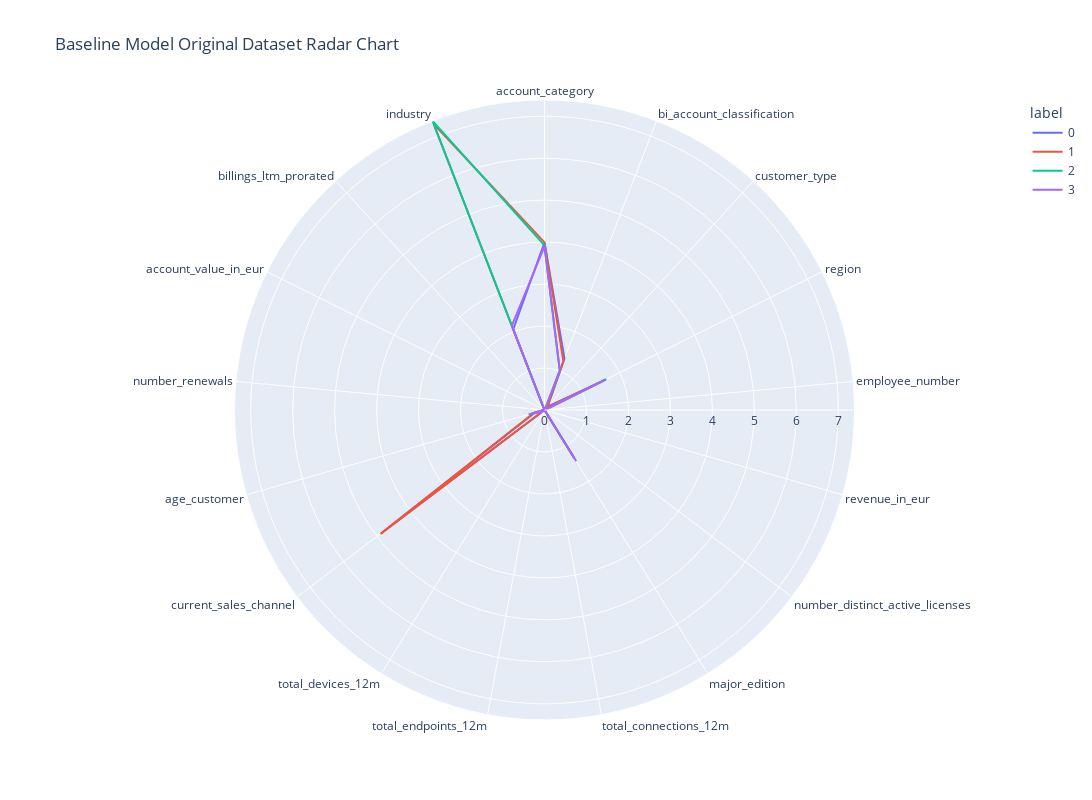

The notebook cell this image was saved under:
### Code cell
clusters=pd.DataFrame(features, columns=features_df.columns)
clusters['label']=kmeans.labels_
polar=clusters.groupby("label").mean().reset_index()
polar=pd.melt(polar,id_vars=["label"])
fig = px.line_polar(polar, r="value", theta="variable", color="label", 
                    line_close=True,
                    height=800,
                    width=1200, 
                    title="Baseline Model Original Dataset Radar Chart")
fig.show()

### Figure 1 — Plotly figure (JSON) as saved in the notebook; plotly's stock layout.template omitted (floating-point values rounded to 4 significant figures)
{"data": [{"hovertemplate": "label=0<br>value=%{r}<br>variable=%{theta}<extra></extra>", "legendgroup": "0", "line": {"color": "#636efa", "dash": "solid"}, "marker": {"symbol": "circle"}, "mode": "lines", "name": "0", "r": [3.991, 1.317, 0.1117, 1.625, 0.0007125, 0.0003831, 0.002442, 1.324, 0.0008004, 0.001052, 0.0009165, 4.872, 0.2525, 0.01655, 0.001445, 0.001009, 2.062, 3.991], "showlegend": true, "subplot": "polar", "theta": ["account_category", "bi_account_classification", "customer_type", "region", "employee_number", "revenue_in_eur", "number_distinct_active_licenses", "major_edition", "total_connections_12m", "total_endpoints_12m", "total_devices_12m", "current_sales_channel", "age_customer", "number_renewals", "account_value_in_eur", "billings_ltm_prorated", "industry", "account_category"], "type": "scatterpolar"}, {"hovertemplate": "label=1<br>value=%{r}<br>variable=%{theta}<extra></extra>", "legendgroup": "1", "line": {"color": "#EF553B", "dash": "solid"}, "marker": {"symbol": "circle"}, "mode": "lines", "name": "1", "r": [3.994, 1.244, 0.0943, 1.572, 0.0004318, 0.0002391, 0.002593, 1.332, 0.000838, 0.001284, 0.0008987, 4.895, 0.2615, 0.01664, 0.00143, 0.0009667, 7.307, 3.994], "showlegend": true, "subplot": "polar", "theta": ["account_category", "bi_account_classification", "customer_type", "region", "employee_number", "revenue_in_eur", "number_distinct_active_licenses", "major_edition", "total_connections_12m", "total_endpoints_12m", "total_devices_12m", "current_sales_channel", "age_customer", "number_renewals", "account_value_in_eur", "billings_ltm_prorated", "industry", "account_category"], "type": "scatterpolar"}, {"hovertemplate": "label=2<br>value=%{r}<br>variable=%{theta}<extra></extra>", "legendgroup": "2", "line": {"color": "#00cc96", "dash": "solid"}, "marker": {"symbol": "circle"}, "mode": "lines", "name": "2", "r": [3.923, 1.008, 0.0149, 1.646, 0.000464, 0.000195, 0.006192, 1.366, 0.002582, 0.003989, 0.002283, 0.04348, 0.3941, 0.01943, 0.003282, 0.002182, 7.386, 3.923], "showlegend": true, "subplot": "polar", "theta": ["account_category", "bi_account_classification", "customer_type", "region", "employee_number", "revenue_in_eur", "number_distinct_active_licenses", "major_edition", "total_connections_12m", "total_endpoints_12m", "total_devices_12m", "current_sales_channel", "age_customer", "number_renewals", "account_value_in_eur", "billings_ltm_prorated", "industry", "account_category"], "type": "scatterpolar"}, {"hovertemplate": "label=3<br>value=%{r}<br>variable=%{theta}<extra></extra>", "legendgroup": "3", "line": {"color": "#ab63fa", "dash": "solid"}, "marker": {"symbol": "circle"}, "mode": "lines", "name": "3", "r": [3.897, 1.01, 0.01792, 1.622, 0.000854, 0.0005006, 0.006051, 1.437, 0.002443, 0.003347, 0.002474, 0.05926, 0.3827, 0.01899, 0.003571, 0.002443, 2.155, 3.897], "showlegend": true, "subplot": "polar", "theta": ["account_category", "bi_account_classification", "customer_type", "region", "employee_number", "revenue_in_eur", "number_distinct_active_licenses", "major_edition", "total_connections_12m", "total_endpoints_12m", "total_devices_12m", "current_sales_channel", "age_customer", "number_renewals", "account_value_in_eur", "billings_ltm_prorated", "industry", "account_category"], "type": "scatterpolar"}], "layout": {"height": 800, "legend": {"title": {"text": "label"}, "tracegroupgap": 0}, "polar": {"angularaxis": {"direction": "clockwise", "rotation": 90}, "domain": {"x": [0, 1], "y": [0, 1]}}, "title": {"text": "Baseline Model Original Dataset Radar Chart"}, "width": 1200}}
